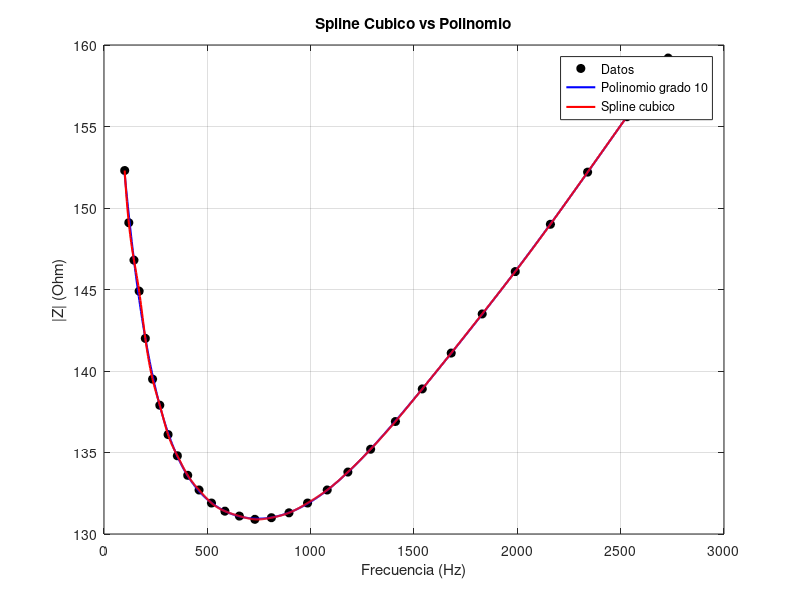

Here is the MATLAB script that generated this plot:
clc;
clear;
close all;

% Datos
f = [100 120 145 170 200 235 270 310 355 405 460 520 585 655 ...
    730 810 895 985 1080 1180 1290 1410 1540 1680 1830 ...
    1990 2160 2340 2530 2730];

Z = [152.3 149.1 146.8 144.9 142.0 139.5 137.9 136.1 134.8 ...
    133.6 132.7 131.9 131.4 131.1 130.9 131.0 131.3 131.9 ...
    132.7 133.8 135.2 136.9 138.9 141.1 143.5 146.1 149.0 ...
    152.2 155.6 159.2];

% Malla fina
x = linspace(min(f),max(f),1000);

% Polinomio grado 10
p10 = polyfit(f,Z,10);
y10 = polyval(p10,x);

% Spline cubico natural
spline_Z = spline(f,Z,x);

% Grafica
figure

plot(f,Z,'ko','MarkerFaceColor','k')
hold on

plot(x,y10,'b','LineWidth',1.5)
plot(x,spline_Z,'r','LineWidth',1.5)

title('Spline Cubico vs Polinomio')
xlabel('Frecuencia (Hz)')
ylabel('|Z| (Ohm)')

legend('Datos','Polinomio grado 10','Spline cubico')
grid on

% Evaluacion en 1000 Hz
Z_pol = polyval(p10,1000);

Z_spline = spline(f,Z,1000);

fprintf('Polinomio en 1000 Hz = %.4f Ohm\n',Z_pol);

fprintf('Spline en 1000 Hz = %.4f Ohm\n',Z_spline);
